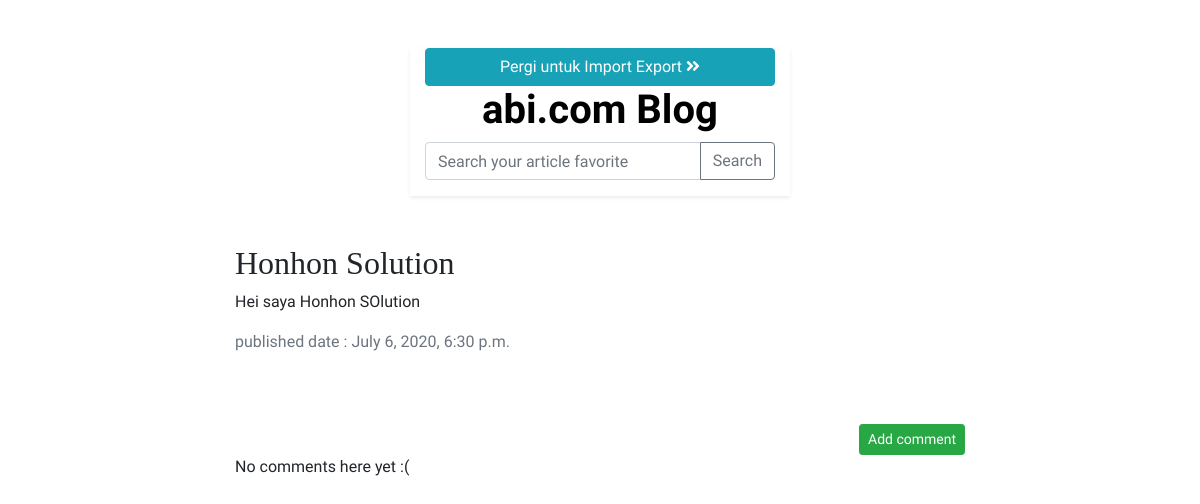
Page /post/48/ on the committed database.
### blog/models.py (models this page shows, shortened)
class Post(models.Model):
    author = models.ForeignKey(settings.AUTH_USER_MODEL, on_delete=models.CASCADE)
    title = models.CharField(max_length=200)
    text = models.TextField()
    tags = models.ManyToManyField(Tag)
    created_date = models.DateTimeField(default=timezone.now)
    published_date = models.DateTimeField(blank=True, null=True)

### blog/views.py (the view)
# urls.py: path('post/<int:pk>/', views.post_detail, name='post_detail'),
def post_detail(request, pk):
    post = get_object_or_404(Post, pk=pk)
    return render(request, 'blog/post_detail.html', {'post': post})

### blog/templates/blog/post_detail.html (shortened to what this page needs)
{% extends 'blog/base.html' %}
{% block content %}
<div class="col-md-8 mx-auto">
    <div class="post">
        <h2>{{ post.title }}</h2>
        <p>{{ post.text|linebreaksbr }}</p>
        <span class="text-muted d-block">published date : {{ post.published_date }}</span>
    </div>
</div>
<div class="col-md-8 mx-auto">
    <div class=" d-flex justify-content-end">
        <a class="btn btn-success btn-sm" href="{% url 'add_comment_to_post' pk=post.pk %}">Add comment</a>
    </div>
    {% for comment in post.comments.all %}
        {% if user.is_authenticated or comment.approved_comment %}
            <div class="date">
                {% if not comment.approved_comment %}
                <a class="btn btn-default" href="{% url 'comment_remove' pk=comment.pk %}"><span
                        class="glyphicon glyphicon-remove"></span></a>
                <a class="btn btn-default" href="{% url 'comment_approve' pk=comment.pk %}"><span
                        class="glyphicon glyphicon-ok"></span></a>
                {% endif %}
            </div>
            <div class="d-flex bg-secondary text-white p-3 font-weight-bold justify-content-between">
                <strong>{{ comment.author }}</strong>
                <p>{{ comment.created_date }}</p>
            </div>
            <div>
                <p>{{ comment.text|linebreaks }}</p>
            </div>
        {% endif %}
    {% empty %}
        <p>No comments here yet :(</p>
    {% endfor %}
</div>
{% endblock %}

### blog/static/css/blog.css (style rules this page uses)
* { font-family: 'Muli', sans-serif; }
h1, h2, h3, h4 { font-family: 'Lobster', cursive; }
.post { margin-bottom: 70px; }

### rows in the picture
Post: title "Honhon Solution", text "Hei saya Honhon SOlution", published_date "July 6, 2020, 6:30 p.m."
